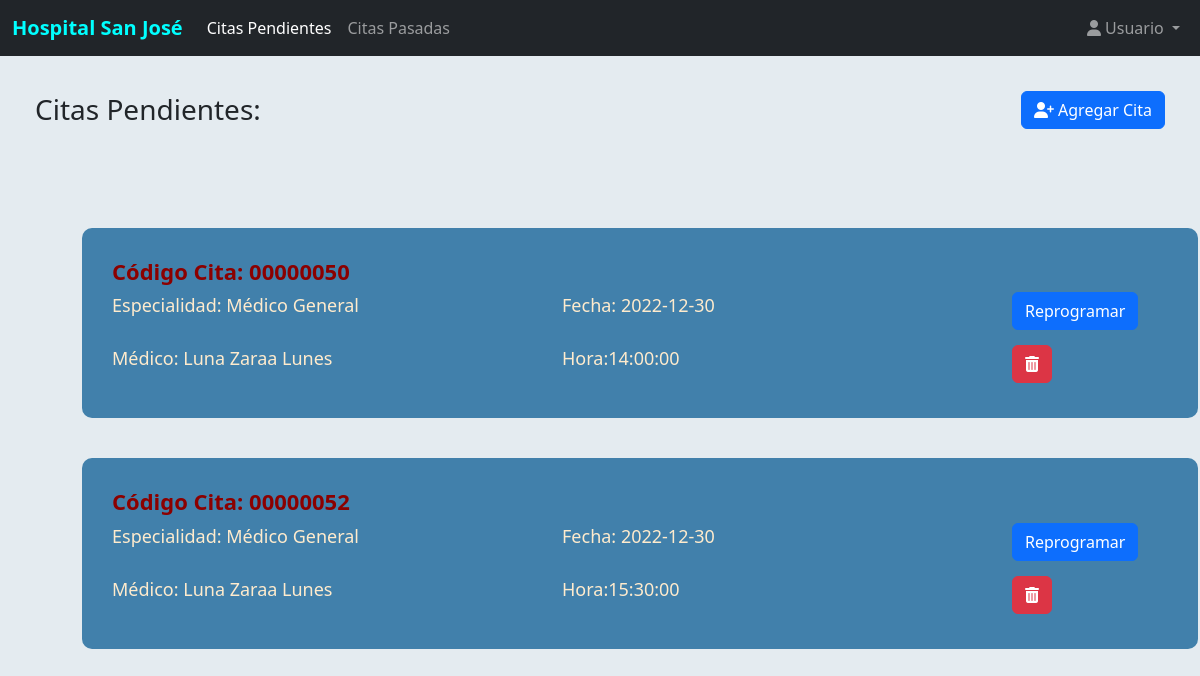
The app's page /paciente (signed in) with its own data.
### tables this page shows
CREATE TABLE `cita` (
  `id` int NOT NULL,
  `ID_Paciente` int NOT NULL,
  `ID_Medico` int NOT NULL,
  `ID_Horario` int NOT NULL,
  `Area` varchar(50) NOT NULL,
  `Fecha_Creacion` timestamp NOT NULL DEFAULT CURRENT_TIMESTAMP ON UPDATE CURRENT_TIMESTAMP,
  `Estado` varchar(50) NOT NULL
);

CREATE TABLE `horario` (
  `id` int NOT NULL,
  `ID_Medico` int NOT NULL,
  `Fecha` date NOT NULL,
  `Hora_Inicio` time NOT NULL,
  `Hora_Fin` time NOT NULL,
  `Intervalo` int NOT NULL,
  `Hora` time NOT NULL,
  `Fecha_Creacion` timestamp NOT NULL DEFAULT CURRENT_TIMESTAMP ON UPDATE CURRENT_TIMESTAMP,
  `Estado` varchar(30) NOT NULL
);

CREATE TABLE `medico` (
  `id` int NOT NULL,
  `ID_Especialidad` int NOT NULL,
  `Nombre` varchar(50) NOT NULL,
  `Ape_Paterno` varchar(50) NOT NULL,
  `Ape_Materno` varchar(50) NOT NULL,
  `Genero` varchar(15) NOT NULL,
  `T_Doc` varchar(20) NOT NULL,
  `Nro_Doc` char(15) NOT NULL,
  `Telefono` char(9) NOT NULL,
  `Fecha_Creacion` timestamp NOT NULL DEFAULT CURRENT_TIMESTAMP ON UPDATE CURRENT_TIMESTAMP,
  `Estado` varchar(15) NOT NULL DEFAULT 'Activo',
  `id_login` int NOT NULL
);

### controllers/PacienteController.php (called while the page is built, shortened)
<?php
class PacienteController
{
    public static function index(Router $router)
    {
        $sesion = $_SESSION['id'];
        $paciente = Paciente::findLogin($sesion);
        if ($paciente) {
            $horarios = Horario::allDisponibles();
            $especialidades = Especialidades::allActivos();
            $medicos = Medico::allActivos();
            $citas = Cita::findCitaEspera($paciente->id);
            foreach ($citas as $row) {
                $medico = Medico::find($row->ID_Medico);
                $row->NombreMedico = $medico->Nombre . " " . $medico->Ape_Paterno;
                $horario = Horario::find($row->ID_Horario);
                $row->Fecha_Cita = $horario->Fecha;
                $row->Hora_Cita = $horario->Hora;
            }
        } else {
            header('Location: /');
        }
        $router->render('pacientes/index', 'layout-paciente', [
            'paciente' => $paciente,
            'citas' => $citas,
            'horarios' => $horarios,
            'especialidades' => $especialidades,
            'medicos' => $medicos
        ]);
    }
}

### public/index.php (called while the page is built, shortened)
<?php
$router = new Router();
$router->get('/', [PageController::class, 'index']);
$router->get('/nosotros', [PageController::class, 'nosotros']);
$router->get('/servicios', [PageController::class, 'servicios']);
$router->get('/medicos', [PageController::class, 'medicos']);
$router->get('/contacto', [PageController::class, 'contacto']);
$router->post('/contacto', [PageController::class, 'contacto']);
$router->get('/admin/index', [AdminPacientesController::class, 'index']);
$router->get('/admin/pacientes', [AdminPacientesController::class, 'pacientes']);
$router->get('/pacientes/reporte', [ReportesController::class, 'pacienteReporte']);
$router->post('/pacientes/registrar', [AdminPacientesController::class, 'pacientesRegistrar']);
$router->post('/pacientes/eliminar', [AdminPacientesController::class, 'pacientesEliminar']);
$router->post('/pacientes/actualizar', [AdminPacientesController::class, 'pacientesActualizar']);
$router->post('/pacientes/historial', [AdminPacientesController::class, 'historial']);
$router->post('/pacientes/detallemedico', [AdminPacientesController::class, 'detallemedico']);
$router->get('/admin/medicos', [AdminMedicosController::class, 'medicos']);
$router->get('/medicos/reporte', [ReportesController::class, 'medicoReporte']);
$router->post('/medicos/agregar', [AdminMedicosController::class, 'medicoAgregar']);
$router->post('/medicos/actualizar', [AdminMedicosController::class, 'medicoActualizar']);
$router->post('/medicos/eliminar', [AdminMedicosController::class, 'medicoEliminar']);
$router->post('/medicos/horario', [AdminMedicosController::class, 'HorarioMedico']);
$router->get('/admin/citas', [AdminCitasController::class, 'citas']);
$router->post('/citas/registrar', [AdminCitasController::class, 'registrarcita']);
$router->post('/citas/reprogramar', [AdminCitasController::class, 'reprogramarcita']);
$router->post('/citas/eliminar', [AdminCitasController::class, 'eliminarcita']);
$router->get('/admin/especialidades', [AdminEspecialidadController::class, 'especialidades']);
$router->post('/especialidades/agregar', [AdminEspecialidadController::class, 'especialidadAgregar']);
$router->post('/especialidades/actualizar', [AdminEspecialidadController::class, 'especialidadActualizar']);
$router->post('/especialidades/eliminar', [AdminEspecialidadController::class, 'especialidadEliminar']);
$router->get('/paciente', [PacienteController::class, 'index']);
$router->get('/paciente/citaspasadas', [PacienteController::class, 'citaspasadas']);
$router->post('/paciente/registrarcita', [PacienteController::class, 'registrarcita']);
$router->post('/paciente/reprogramar', [PacienteController::class, 'reprogramarcita']);
$router->post('/paciente/eliminarcita', [PacienteController::class, 'eliminarcita']);
$router->post('/paciente/detallemedico', [PacienteController::class, 'detallemedico']);
$router->get('/doctor', [DoctorController::class, 'index']);
$router->post('/doctor', [DoctorController::class, 'index']);
$router->post('/doctor/entrarcita', [DoctorController::class, 'entrarcita']);
$router->post('/doctor/historia', [DoctorController::class, 'historia']);
$router->post('/doctor/ficha', [DoctorController::class, 'fichamedica']);
$router->post('/doctor/guardarficha', [DoctorController::class, 'guardarficha']);
$router->get('/login', [LoginController::class, 'login']);
$router->post('/login', [LoginController::class, 'login']);
$router->get('/registro', [LoginController::class, 'registro']);
$router->post('/registro', [LoginController::class, 'registro']);
$router->get('/logout', [LoginController::class, 'logout']);
$router->comprobarRutas();

### models/ActiveRecord.php (called while the page is built, shortened)
<?php
class ActiveRecord
{
    protected static $db;
    protected static $tabla = '';
    public static function setDB($database)
    {
        self::$db = $database;
    }
    public static function allDisponibles()
    {
        $query = "SELECT * FROM " . static::$tabla . " WHERE Estado='Disponible'";
        $resultado = self::consultSQL($query);
        return $resultado;
    }
    public static function findLogin($id)
    {
        $query = "SELECT * FROM " . static::$tabla . " WHERE id_login = {$id} ";
        $resultado = self::consultSQL($query);
        return array_shift($resultado);
    }
    public static function findCitaEspera($id)
    {
        $query = "SELECT * FROM " . static::$tabla . " WHERE ID_Paciente = {$id} AND Estado='Espera'";
        $resultado = self::consultSQL($query);
        return $resultado;
    }
    public static function consultSQL($query)
    {
        try {
            $resultado = self::$db->query($query);
            $array = [];
            while ($registro = $resultado->fetch_assoc()) {
                $array[] = static::createObject($registro);
            }
            return $array;
        } catch (\Throwable $th) {
            return [];
        }
    }
    public static function createObject($registro)
    {
        $objeto = new static;
        foreach ($registro as $key => $value) {
            if (property_exists($objeto, $key)) {
                $objeto->$key = $value;
            }
        }
        return $objeto;
    }
}

### views/pacientes/index.php (the view, shortened to what this page needs)
<div class="container-fluid contenedor-principal">
  <div class="d-sm-flex align-items-center justify-content-between mb-4">
    <h1 class="h3 mb-0 text-gray-800">Citas Pendientes:</h1>
    <a class="btn btn-primary" data-bs-toggle="modal" href="#agregarCita" role="button">
      <i class="fas fa-user-plus"></i>
      Agregar Cita
    </a>
  </div>
</div>
<?php
$horario = [];
foreach ($horarios as $row) {
  $horario[] = $row->id;
  $horario[] = $row->Fecha;
  $horario[] = $row->Hora;
  $horario[] = $row->ID_Medico;
}
?>
<div class="container">
  <?php
  foreach ($citas as $row) { ?>
    <div class="container cita-pendiente">
      <div class="row">
        <div class="col-sm-12">
          <h5 style="color: darkred; font-weight: bolder; font-size: 22px;">
            Código Cita: <?php echo '000000'.$row->id ?>
          </h5>
        </div>
      </div>
      <div class="row" style="margin-bottom: 10px;">
        <div class="col-sm-5">
          <p>Especialidad: <?php echo $row->Area ?> </p>
        </div>
        <div class="col-sm-5">
          <p>Fecha: <?php echo $row->Fecha_Cita ?> </p>
        </div>
        <div class="col-sm-2">
          <button type="button" class="btn btn-primary" data-bs-toggle="modal" data-bs-target="#reprogramarCita" <?php echo "onclick='ReprogramarCita(\"" . implode(",", (array)$row) . "\",\"" . implode(",", (array)$horario) . "\")'" ?>>
            Reprogramar
          </button>
        </div>
      </div>
      <div class="row">
        <div class="col-sm-5">
          <p>Médico: <?php echo $row->NombreMedico ?> </p>
        </div>
        <div class="col-sm-5">
          <p>Hora:<?php echo $row->Hora_Cita ?> </p>
        </div>
        <div class="col-sm-2">
          <form action="/paciente/eliminarcita" method="POST">
            <button type="submit" class="btn btn-danger">
              <i class="fas fa-trash-alt"></i>
            </button>
          </form>
        </div>
      </div>
    </div>
  <?php } ?>
</div>

### public/build/css/calendar.css (style rules this page uses)
*, *:before, *:after { padding: 0; margin: 0; box-sizing: border-box; }
:root { --color-bg-calendar: #1b1e22; --color-cell: #e3e3e3; --color-cell-disabled: #424649; }
body { background-color: #e4ebf0; }
.contenedor-principal { padding: 35px; }
.cita-pendiente { background-color: #8ab3cf; border-radius: 10px; padding: 15px; margin: 10px; }

### views/pacientes/index.php (style rules this page uses)
body { background-color: #e4ebf0; }
.contenedor-principal { padding: 35px; }
.cita-pendiente { background-color: #4180ab; border-radius: 10px; padding: 30px; margin: 40px; font-weight: 500; color: blanchedalmond; font-size: 18px; }

### records on screen
cita: id "50", Area "Médico General", ID_Horario.Fecha "2022-12-30", ID_Medico.Ape_Paterno "Luna Zaraa Lunes", ID_Horario.Hora "14:00:00"
cita: id "52", Area "Médico General", ID_Horario.Fecha "2022-12-30", ID_Medico.Ape_Paterno "Luna Zaraa Lunes", ID_Horario.Hora "15:30:00"
